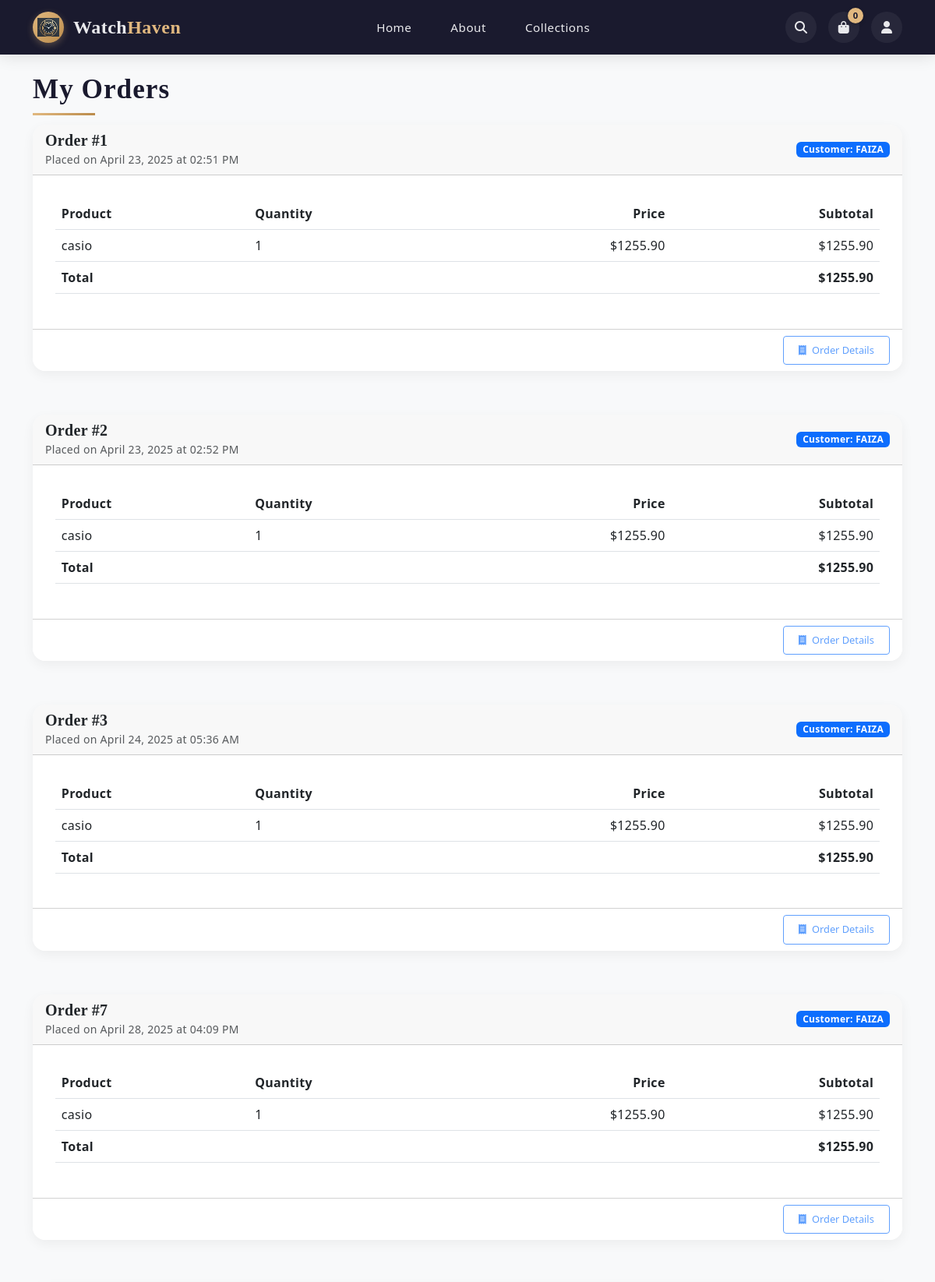
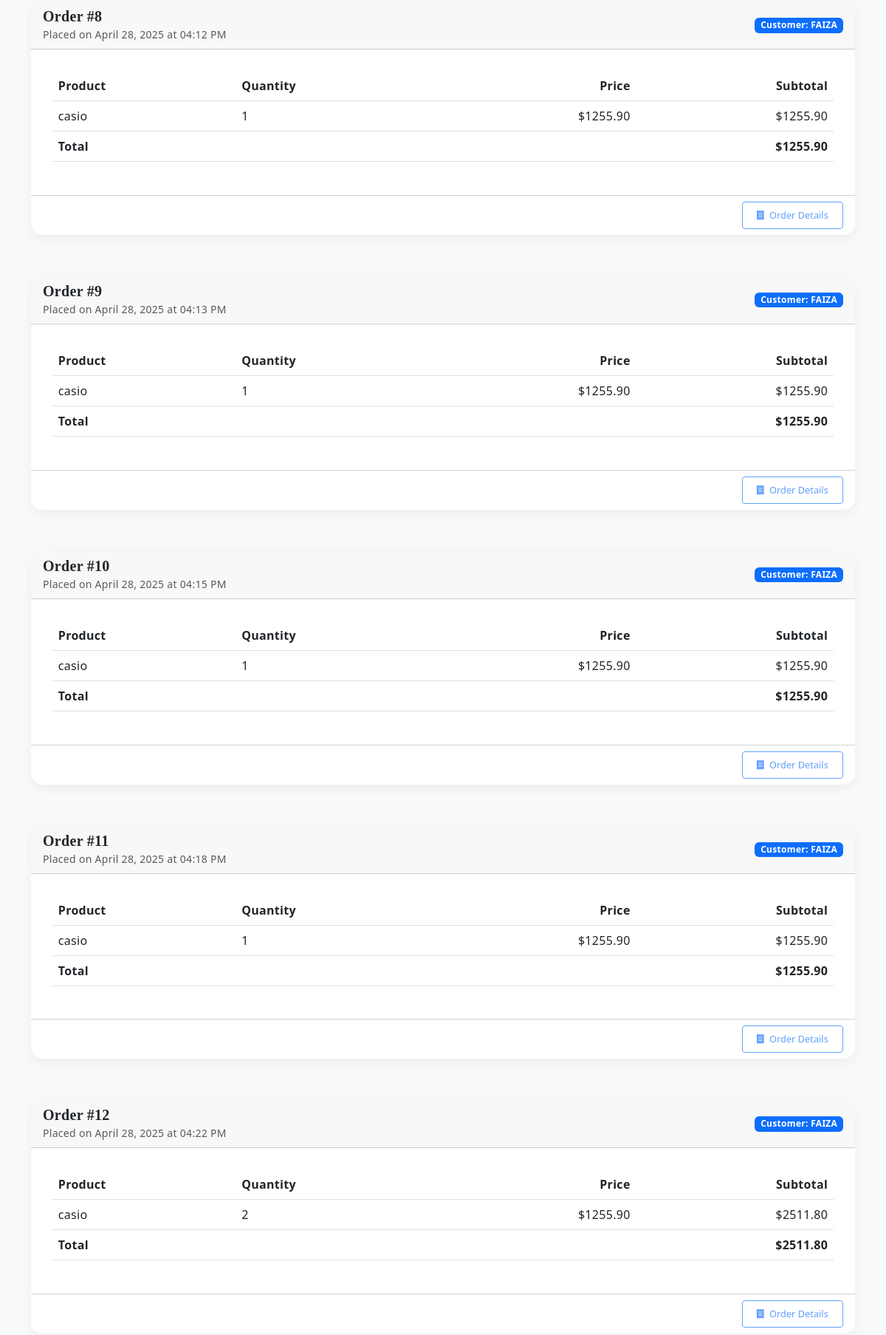
/orders (signed in, upper part), run on the app's committed database (2 pictures, top to bottom).
### models.py (models this page shows, shortened)
class Orders(db.Model):
    id = db.Column(db.Integer, primary_key=True, autoincrement=True)
    user_id = db.Column(db.Integer, db.ForeignKey('users.id'))
    created_at = db.Column(db.TIMESTAMP, default=datetime.utcnow)
    items = db.relationship('OrderItems', backref='order', lazy=True)

class Users(db.Model):
    id = db.Column(db.Integer, primary_key=True, autoincrement=True)
    name = db.Column(db.String(100))
    email = db.Column(db.String(100), unique=True)
    password = db.Column(db.String(100))
    role = db.Column(db.Enum('user', 'admin'), default='user')
    orders = db.relationship('Orders', backref='user', lazy=True)
    cart_items = db.relationship('Cart', backref='user', lazy=True)

class OrderItems(db.Model):
    id = db.Column(db.Integer, primary_key=True, autoincrement=True)
    order_id = db.Column(db.Integer, db.ForeignKey('orders.id'))
    watch_id = db.Column(db.Integer, db.ForeignKey('watches.id'))
    quantity = db.Column(db.Integer, default=1)
    @property
    def subtotal(self):
        return float(self.watch.price) * self.quantity

class Watches(db.Model):
    id = db.Column(db.Integer, primary_key=True, autoincrement=True)
    name = db.Column(db.String(100))
    price = db.Column(db.Numeric(10, 2))
    gender = db.Column(db.Enum('men', 'women'))
    cart_items = db.relationship('Cart', backref='watch', lazy=True)
    order_items = db.relationship('OrderItems', backref='watch', lazy=True)

### routes.py (the view)
@app.route('/orders')
def orders():
    return OrderRoutes.view_orders()

### routes.py (called while the page is built)
    @staticmethod
    def check_auth():
        if 'user_id' not in session:
            return False
        return True

    @classmethod
    def view_orders(cls):
        if not cls.check_auth():
            flash('Please login to view your orders!')
            return redirect(url_for('login'))
        user_orders = Orders.query.filter_by(user_id=session['user_id']).\
            options(joinedload(Orders.items).joinedload(OrderItems.watch)).all()
        return render_template('orders.html', orders=user_orders)

### templates/orders.html (shortened to what this page needs)
{% extends "layout.html" %}
{% block content %}
<h1 class="mb-4">My Orders</h1>
{% if orders %}
    <div class="row">
        {% for order in orders %}
            <div class="col-12 mb-4">
                <div class="card">
                    <div class="card-header d-flex justify-content-between align-items-center">
                        <div>
                            <h5 class="mb-0">Order #{{ order.id }}</h5>
                            <small class="text-muted">
                                Placed on {{ order.created_at.strftime('%B %d, %Y at %I:%M %p') }}
                            </small>
                        </div>
                        <span class="badge bg-primary">Customer: {{ order.user.name }}</span>
                    </div>
                    <div class="card-body">
                        <div class="table-responsive">
                            <table class="table table-hover">
                                <thead>
                                    <tr>
                                        <th>Product</th>
                                        <th>Quantity</th>
                                        <th class="text-end">Price</th>
                                        <th class="text-end">Subtotal</th>
                                    </tr>
                                </thead>
                                <tbody>
                                    {% for item in order.items %}
                                        <tr>
                                            <td>{{ item.watch.name }}</td>
                                            <td>{{ item.quantity }}</td>
                                            <td class="text-end">${{ "%.2f"|format(item.watch.price) }}</td>
                                            <td class="text-end">
                                                ${{ "%.2f"|format(item.subtotal) }}
                                            </td>
                                        </tr>
                                    {% endfor %}
                                </tbody>
                                <tfoot>
                                    <tr>
                                        <th colspan="3">Total</th>
                                        <th class="text-end">
                                            ${{ "%.2f"|format(order.items|map(attribute='subtotal')|sum) }}
                                        </th>
                                    </tr>
                                </tfoot>
                            </table>
                        </div>
                    </div>
                    <div class="card-footer bg-white text-end">
                        <button class="btn btn-sm btn-outline-primary" disabled>
                            <i class="fas fa-receipt me-1"></i> Order Details
                        </button>
                    </div>
                </div>
            </div>
        {% endfor %}
    </div>
{% else %}
    <div class="alert alert-info">
        <i class="fas fa-info-circle me-2"></i>
        You haven't placed any orders yet.
        <a href="{{ url_for('watches') }}" class="alert-link">Start shopping now!</a>
    </div>
{% endif %}
{% endblock %}

### static/css/style.css (style rules this page uses)
:root { --primary-color: #1a1a2e; --secondary-color: #e1b87f; --accent-color: #bb8c4c; --dark-accent: #0f1726; --light-color: #f6f6f8; --text-dark: #16213e; --text-light: #e9e9ec; --success: #4ecca3; --danger: #e76f51; --card-shadow: 0 10px 30px rgba(0,0,0,0.1); --hover-shadow: 0 20px 40px rgba(0,0,0,0.15); --subtle-shadow: 0 5px 15px rgba(0,0,0,0.05); }
body { font-family: 'Montserrat', 'Segoe UI', sans-serif; padding-top: 70px; color: var(--text-dark); background-color: #f8f9fa; letter-spacing: 0.3px; }
h1, h2, h3, h4, h5, h6 { font-family: 'Playfair Display', 'Times New Roman', serif; font-weight: 600; }
h1 { font-size: 2.2rem; letter-spacing: 1px; color: var(--primary-color); position: relative; margin-bottom: 2rem; }
h1::after { content: ""; position: absolute; bottom: -12px; left: 0; height: 3px; width: 80px; background: linear-gradient(to right, var(--secondary-color), var(--accent-color)); }
.card { border: none; border-radius: 16px; overflow: hidden; box-shadow: var(--subtle-shadow); transition: all 0.4s ease; margin-bottom: 2rem; background-color: white; }
.card-body { padding: 1.8rem; }
.btn-sm { padding: 0.5rem 1.2rem; font-size: 0.8rem; }
.card, .alert, .feature-item { animation: fadeInUp 0.7s ease forwards; }
:root { --navbar-bg: #1a1a2e; --navbar-text: #e9e9ec; --navbar-accent: #e1b87f; --navbar-hover: #f6f6f8; --dropdown-bg: #ffffff; --dropdown-shadow: 0 15px 35px rgba(0,0,0,0.2); --search-bg: rgba(255,255,255,0.06); }

### data on the page
Orders: id "1", created_at "April 23, 2025 at 02:51 PM", user.name "FAIZA", items|map "1255.90"
OrderItems: watch.name "casio", quantity "1"
Watches: watch.price "1255.90", subtotal "1255.90", subtotal "2511.80"
Orders: id "2", created_at "April 23, 2025 at 02:52 PM", user.name "FAIZA", items|map "1255.90"
OrderItems: watch.name "casio", quantity "1"
Orders: id "3", created_at "April 24, 2025 at 05:36 AM", user.name "FAIZA", items|map "1255.90"
OrderItems: watch.name "casio", quantity "1"
Orders: id "7", created_at "April 28, 2025 at 04:09 PM", user.name "FAIZA", items|map "1255.90"
OrderItems: watch.name "casio", quantity "1"
Orders: id "8", created_at "April 28, 2025 at 04:12 PM", user.name "FAIZA", items|map "1255.90"
OrderItems: watch.name "casio", quantity "1"
Orders: id "9", created_at "April 28, 2025 at 04:13 PM", user.name "FAIZA", items|map "1255.90"
OrderItems: watch.name "casio", quantity "1"
Orders: id "10", created_at "April 28, 2025 at 04:15 PM", user.name "FAIZA", items|map "1255.90"
OrderItems: watch.name "casio", quantity "1"
Orders: id "11", created_at "April 28, 2025 at 04:18 PM", user.name "FAIZA", items|map "1255.90"
OrderItems: watch.name "casio", quantity "1"
Orders: id "12", created_at "April 28, 2025 at 04:22 PM", user.name "FAIZA", items|map "2511.80"
OrderItems: watch.name "casio", quantity "2"

### other printed values
{{ session.get('cart_count', 0) }} "0"
